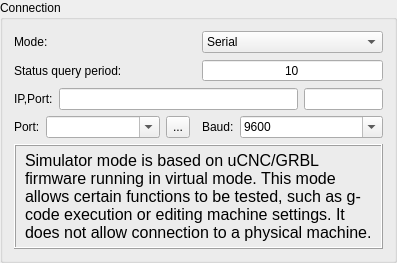
         <widget class="QGroupBox" name="grpConnection">
          <property name="title">
           <string>Connection</string>
          </property>
          <layout class="QVBoxLayout" name="verticalLayout">
           <item>
            <widget class="QFrame" name="frameConnection">
             <property name="frameShape">
              <enum>QFrame::Shape::NoFrame</enum>
             </property>
             <property name="frameShadow">
              <enum>QFrame::Shadow::Raised</enum>
             </property>
             <layout class="QGridLayout" name="gridLayout_10">
              <property name="leftMargin">
               <number>0</number>
              </property>
              <property name="topMargin">
               <number>0</number>
              </property>
              <property name="rightMargin">
               <number>0</number>
              </property>
              <property name="bottomMargin">
               <number>0</number>
              </property>
              <item row="0" column="0">
               <layout class="QGridLayout" name="gridLayout_9">
                <item row="0" column="0">
                 <widget class="QLabel" name="label_8">
                  <property name="text">
                   <string>Mode:</string>
                  </property>
                 </widget>
                </item>
                <item row="0" column="1">
                 <widget class="QComboBox" name="cboConnectionMode">
                  <item>
                   <property name="text">
                    <string>Serial</string>
                   </property>
                  </item>
                  <item>
                   <property name="text">
                    <string>Raw TCP socket</string>
                   </property>
                  </item>
                  <item>
                   <property name="text">
                    <string>uCNC virtual mode</string>
                   </property>
                  </item>
                  <item>
                   <property name="text">
                    <string>GRBL virtual mode</string>
                   </property>
                  </item>
                  <item>
                   <property name="text">
                    <string>FluidNC virtual mode</string>
                   </property>
                  </item>
                 </widget>
                </item>
                <item row="1" column="0">
                 <widget class="QLabel" name="label_11">
                  <property name="text">
                   <string>Status query period:</string>
                  </property>
                  <property name="wordWrap">
                   <bool>true</bool>
                  </property>
                 </widget>
                </item>
                <item row="1" column="1">
                 <widget class="QSpinBox" name="txtQueryStateInterval">
                  <property name="font">
                   <font>
                    <pointsize>9</pointsize>
                   </font>
                  </property>
                  <property name="alignment">
                   <set>Qt::AlignmentFlag::AlignCenter</set>
                  </property>
                  <property name="buttonSymbols">
                   <enum>QAbstractSpinBox::ButtonSymbols::NoButtons</enum>
                  </property>
                  <property name="minimum">
                   <number>10</number>
                  </property>
                  <property name="maximum">
                   <number>9999</number>
                  </property>
                 </widget>
                </item>
               </layout>
              </item>
             </layout>
            </widget>
           </item>
           <item>
            <widget class="QFrame" name="frameConnectionRawSocket">
             <property name="frameShape">
              <enum>QFrame::Shape::NoFrame</enum>
             </property>
             <property name="frameShadow">
              <enum>QFrame::Shadow::Raised</enum>
             </property>
             <layout class="QHBoxLayout" name="horizontalLayout_6">
              <property name="leftMargin">
               <number>0</number>
              </property>
              <property name="topMargin">
               <number>0</number>
              </property>
              <property name="rightMargin">
               <number>0</number>
              </property>
              <property name="bottomMargin">
               <number>0</number>
              </property>
              <item>
               <widget class="QLabel" name="label_10">
                <property name="text">
                 <string>IP,Port:</string>
                </property>
               </widget>
              </item>
              <item>
               <widget class="QLineEdit" name="txtRawTcpHost">
                <property name="sizePolicy">
                 <sizepolicy hsizetype="Expanding" vsizetype="Fixed">
                  <horstretch>3</horstretch>
                  <verstretch>0</verstretch>
                 </sizepolicy>
                </property>
               </widget>
              </item>
              <item>
               <widget class="QLineEdit" name="txtRawTcpPort">
                <property name="sizePolicy">
                 <sizepolicy hsizetype="Expanding" vsizetype="Fixed">
                  <horstretch>1</horstretch>
                  <verstretch>0</verstretch>
                 </sizepolicy>
                </property>
               </widget>
              </item>
             </layout>
            </widget>
           </item>
           <item>
            <widget class="QFrame" name="frameConnectionSerial">
             <property name="frameShape">
              <enum>QFrame::Shape::NoFrame</enum>
             </property>
             <property name="frameShadow">
              <enum>QFrame::Shadow::Plain</enum>
             </property>
             <layout class="QVBoxLayout" name="verticalLayout_11">
              <property name="leftMargin">
               <number>0</number>
              </property>
              <property name="topMargin">
               <number>0</number>
              </property>
              <property name="rightMargin">
               <number>0</number>
              </property>
              <property name="bottomMargin">
               <number>0</number>
              </property>
              <item>
               <layout class="QGridLayout" name="gridLayout_8" columnstretch="0,1,0,0,1">
                <item row="0" column="3">
                 <widget class="QLabel" name="label_2">
                  <property name="text">
                   <string>Baud:</string>
                  </property>
                 </widget>
                </item>
                <item row="0" column="0">
                 <widget class="QLabel" name="label">
                  <property name="text">
                   <string>Port:</string>
                  </property>
                 </widget>
                </item>
                <item row="0" column="4">
                 <widget class="QComboBox" name="cboSerialBaud">
                  <property name="editable">
                   <bool>true</bool>
                  </property>
                  <property name="currentText">
                   <string>9600</string>
                  </property>
                  <item>
                   <property name="text">
                    <string>9600</string>
                   </property>
                  </item>
                  <item>
                   <property name="text">
                    <string>14400</string>
                   </property>
                  </item>
                  <item>
                   <property name="text">
                    <string>19200</string>
                   </property>
                  </item>
                  <item>
                   <property name="text">
                    <string>38400</string>
                   </property>
                  </item>
                  <item>
                   <property name="text">
                    <string>57600</string>
                   </property>
                  </item>
                  <item>
                   <property name="text">
                    <string>115200</string>
                   </property>
                  </item>
                 </widget>
                </item>
                <item row="0" column="1">
                 <layout class="QHBoxLayout" name="horizontalLayout_3" stretch="1,0">
                  <item>
                   <widget class="QComboBox" name="cboSerialPort">
                    <property name="editable">
                     <bool>true</bool>
                    </property>
                   </widget>
                  </item>
                  <item>
                   <widget class="QToolButton" name="cmdSerialPortsRefresh">
                    <property name="sizePolicy">
                     <sizepolicy hsizetype="Fixed" vsizetype="Expanding">
                      <horstretch>0</horstretch>
                      <verstretch>0</verstretch>
                     </sizepolicy>
                    </property>
                    <property name="styleSheet">
                     <string notr="true">padding: 0 1 0 2;</string>
                    </property>
                    <property name="text">
                     <string>...</string>
                    </property>
                    <property name="icon">
                     <iconset resource="../resources/images.qrc">
                      <normaloff>:/images/restart.png</normaloff>:/images/restart.png</iconset>
                    </property>
                   </widget>
                  </item>
                 </layout>
                </item>
                <item row="0" column="2">
                 <spacer name="horizontalSpacer_7">
                  <property name="orientation">
                   <enum>Qt::Orientation::Horizontal</enum>
                  </property>
                  <property name="sizeType">
                   <enum>QSizePolicy::Policy::Fixed</enum>
                  </property>
                  <property name="sizeHint" stdset="0">
                   <size>
                    <width>6</width>
                    <height>20</height>
                   </size>
                  </property>
                 </spacer>
                </item>
               </layout>
              </item>
             </layout>
            </widget>
           </item>
           <item>
            <widget class="QFrame" name="frameConnectionSimulator">
             <property name="sizePolicy">
              <sizepolicy hsizetype="Preferred" vsizetype="Preferred">
               <horstretch>0</horstretch>
               <verstretch>0</verstretch>
              </sizepolicy>
             </property>
             <property name="minimumSize">
              <size>
               <width>0</width>
               <height>0</height>
              </size>
             </property>
             <property name="frameShape">
              <enum>QFrame::Shape::Box</enum>
             </property>
             <property name="frameShadow">
              <enum>QFrame::Shadow::Raised</enum>
             </property>
             <layout class="QVBoxLayout" name="verticalLayout_12">
              <property name="leftMargin">
               <number>0</number>
              </property>
              <property name="topMargin">
               <number>0</number>
              </property>
              <property name="rightMargin">
               <number>0</number>
              </property>
              <property name="bottomMargin">
               <number>0</number>
              </property>
              <item>
               <widget class="QLabel" name="label_9">
                <property name="font">
                 <font>
                  <pointsize>12</pointsize>
                 </font>
                </property>
                <property name="styleSheet">
                 <string notr="true">padding: 5px;</string>
                </property>
                <property name="text">
                 <string>Simulator mode is based on uCNC/GRBL firmware running in virtual mode. This mode allows certain functions to be tested, such as g-code execution or editing machine settings. It does not allow connection to a physical machine.</string>
                </property>
                <property name="wordWrap">
                 <bool>true</bool>
                </property>
               </widget>
              </item>
             </layout>
            </widget>
           </item>
          </layout>
         </widget>
